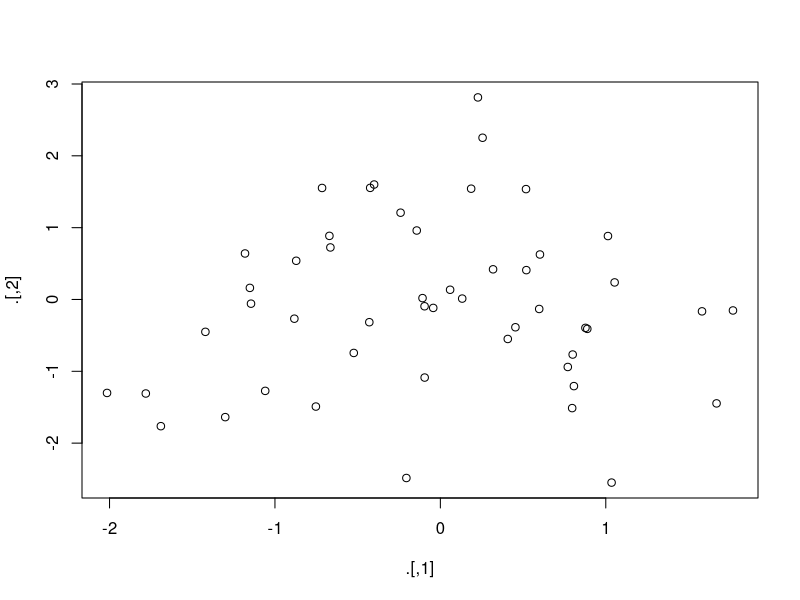
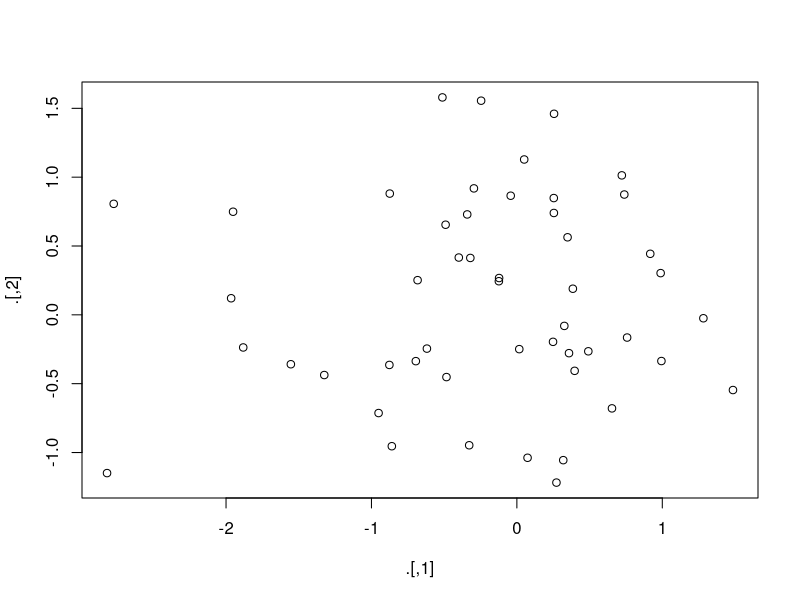

Write the R code that produced these figures, in order.
## ---- chunk 1
library(magrittr)
## ---- chunk 2
rnorm(100) %>%
  matrix(ncol = 2) %>%
  plot() %>%
  str()
#>  NULL

rnorm(100) %>%
  matrix(ncol = 2) %T>%
  plot() %>%
  str()
#>  num [1:50, 1:2] -0.387 -0.785 -1.057 -0.796 -1.756 ...
## ---- chunk 3
mtcars %$%
  cor(disp, mpg)
#> [1] -0.848
